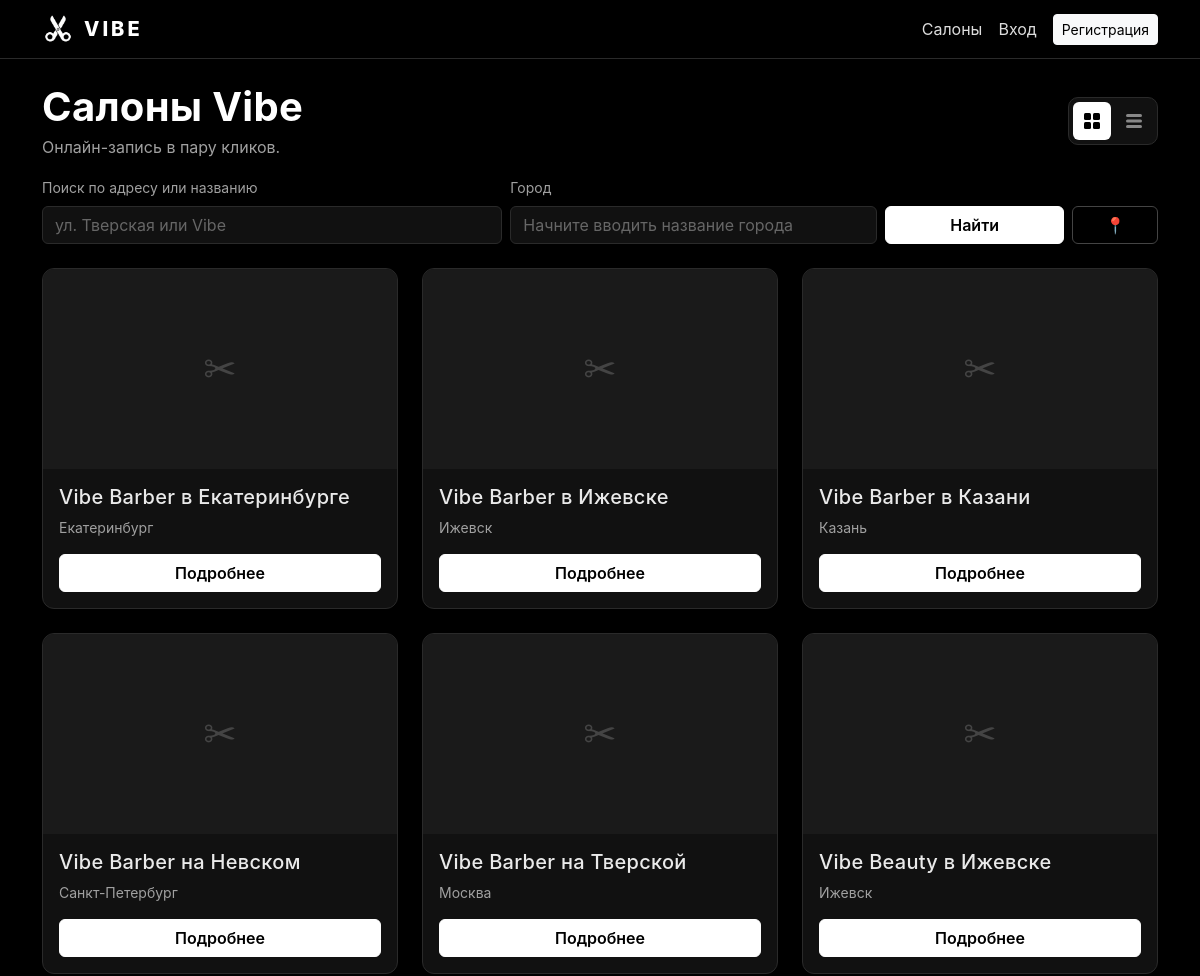
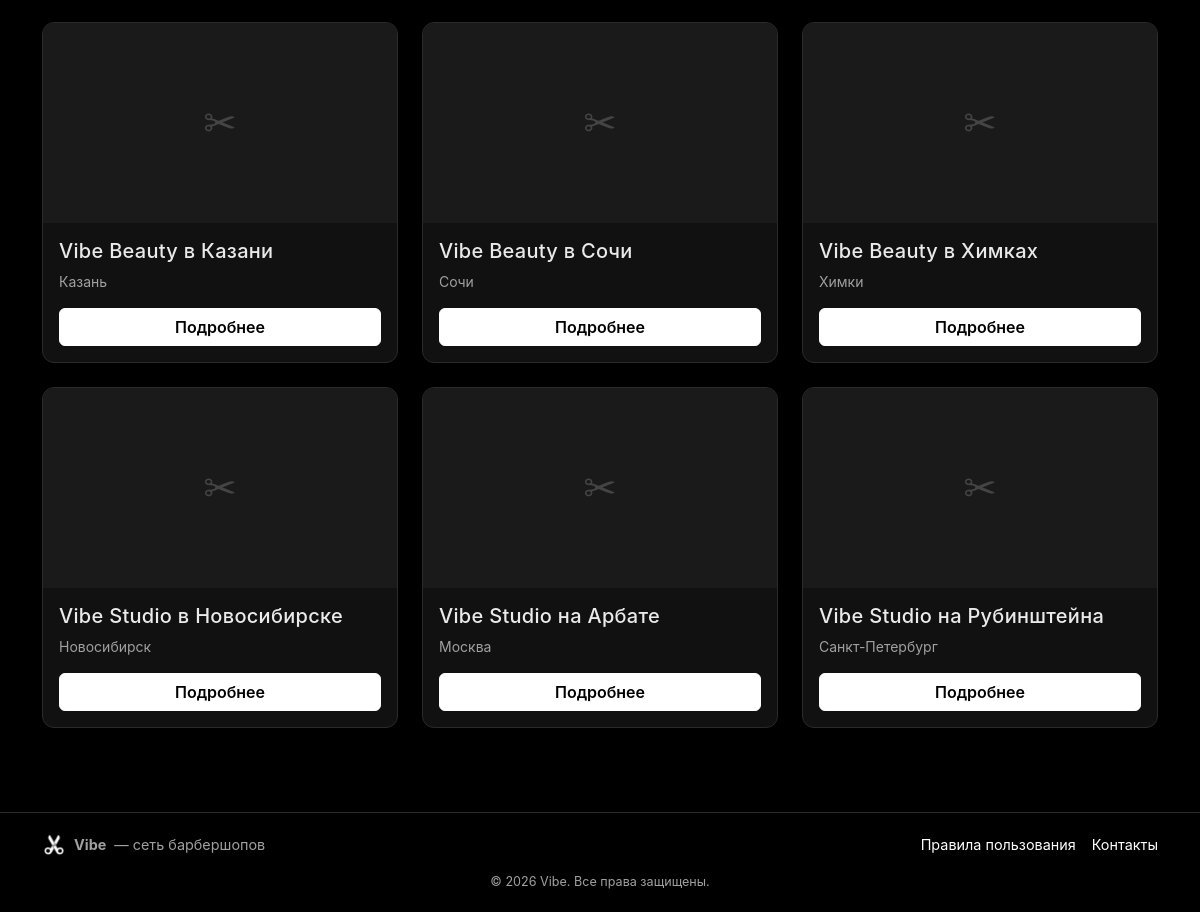
The page / on the database its author committed (2 pictures, top to bottom).
### app/models.py (models this page shows, shortened)
class City(db.Model):
    __tablename__ = "cities"
    id = db.Column(db.Integer, primary_key=True)
    region_id = db.Column(db.Integer, db.ForeignKey("regions.id"), nullable=False)
    name = db.Column(db.String(100), nullable=False)
    latitude = db.Column(db.Float)
    longitude = db.Column(db.Float)
    salons = db.relationship("Salon", backref="city")

class Salon(db.Model):
    __tablename__ = "salons"
    id = db.Column(db.Integer, primary_key=True)
    city_id = db.Column(db.Integer, db.ForeignKey("cities.id"), nullable=True)
    name = db.Column(db.String(150), nullable=False)
    address = db.Column(db.String(255), nullable=False)
    phone = db.Column(db.String(30))
    description = db.Column(db.Text)
    photo_url = db.Column(db.String(500))
    latitude = db.Column(db.Float)
    longitude = db.Column(db.Float)
    kind = db.Column(db.String(20), default="barber")
    is_active = db.Column(db.Boolean, default=True)
    created_at = db.Column(db.DateTime, default=datetime.utcnow)
    services = db.relationship("Service", backref="salon", cascade="all, delete-orphan")
    specialists = db.relationship("Specialist", backref="salon", cascade="all, delete-orphan")
    bookings = db.relationship("Booking", backref="salon", cascade="all, delete-orphan")
    photos = db.relationship("SalonPhoto", backref="salon",
                             cascade="all, delete-orphan",
                             order_by="SalonPhoto.position")
    @property
    def photo_src(self):
        return _resolve_media(self.photo_url)

### app/main.py (the view)
@main_bp.route("/")
def index():
    q = (request.args.get("q") or "").strip()
    city_id = request.args.get("city_id", type=int)
    view = request.args.get("view", "cards")
    if view not in ("cards", "list"):
        view = "cards"
    query = Salon.query.filter_by(is_active=True)
    if city_id:
        query = query.filter_by(city_id=city_id)
    if q:
        like = f"%{q}%"
        query = query.filter(db.or_(Salon.address.ilike(like),
                                    Salon.name.ilike(like),
                                    Salon.description.ilike(like)))
    salons = query.order_by(Salon.name).all()
    regions = Region.query.order_by(Region.name).all()
    return render_template("index.html", salons=salons, regions=regions,
                           q=q, selected_city_id=city_id, view=view)

### app/models.py (called while the page is built)
def _resolve_media(path):
    if not path:
        return None
    if path.startswith(("http://", "https://")):
        return path
    return url_for("static", filename=f"uploads/salons/{path}")

### app/templates/index.html (shortened to what this page needs)
{% extends "base.html" %}
{% block content %}
  <div class="d-flex justify-content-between align-items-center mb-3 flex-wrap gap-2">
    <div>
      <h1 class="fw-bold mb-1">Салоны Vibe</h1>
      <p class="text-light-50 mb-0">Онлайн-запись в пару кликов.</p>
    </div>
    <div class="view-toggle" role="group" aria-label="Вид отображения">
      <a href="{{ url_for('main.index', q=q, city_id=selected_city_id, view='cards') }}"
         class="{{ 'active' if view == 'cards' else '' }}" title="Карточки">
        <svg width="16" height="16" viewBox="0 0 16 16" fill="currentColor">
          <rect x="0" y="0" width="7" height="7" rx="1.5"/>
          <rect x="9" y="0" width="7" height="7" rx="1.5"/>
          <rect x="0" y="9" width="7" height="7" rx="1.5"/>
          <rect x="9" y="9" width="7" height="7" rx="1.5"/>
        </svg>
      </a>
      <a href="{{ url_for('main.index', q=q, city_id=selected_city_id, view='list') }}"
         class="{{ 'active' if view == 'list' else '' }}" title="Список">
        <svg width="16" height="16" viewBox="0 0 16 16" fill="currentColor">
          <rect x="0" y="1" width="16" height="3" rx="1.5"/>
          <rect x="0" y="6.5" width="16" height="3" rx="1.5"/>
          <rect x="0" y="12" width="16" height="3" rx="1.5"/>
        </svg>
      </a>
    </div>
  </div>
  <form method="get" class="row g-2 mb-4 align-items-end" id="filters">
    <div class="col-md-5">
      <label class="form-label small text-light-50">Поиск по адресу или названию</label>
      <input type="text" name="q" class="form-control" value="{{ q }}"
             placeholder="ул. Тверская или Vibe">
    </div>
    <div class="col-md-4 position-relative">
      <label class="form-label small text-light-50">Город</label>
      <input type="text" id="city-search" class="form-control"
             placeholder="Начните вводить название города"
             autocomplete="off"
             data-cities-url="{{ url_for('main.api_cities') }}"
             data-find-city-url="{{ url_for('main.api_find_city') }}"
             value="{% for r in regions %}{% for c in r.cities %}{% if c.id == selected_city_id %}{{ c.name }}{% endif %}{% endfor %}{% endfor %}">
    </div>
    <div class="col-md-2">
      <button type="submit" class="btn btn-brand w-100">Найти</button>
    </div>
    <div class="col-md-1">
      <button type="button" class="btn btn-outline-secondary w-100" id="geo-btn"
              title="Определить мой город">📍</button>
    </div>
  </form>
  {% if view == 'cards' %}
    <div class="row g-4">
      {% for salon in salons %}
        <div class="col-md-6 col-lg-4">
          <div class="card card-salon">
            <div class="salon-photo"
                 {% if salon.photo_src %}style="background-image:url('{{ salon.photo_src }}')"{% endif %}>
              {% if not salon.photo_src %}✂{% endif %}
            </div>
            <div class="card-body">
              <h5 class="card-title mb-2">{{ salon.name }}</h5>
              <p class="card-text small text-light-50 mb-3">
                {% if salon.city %}{{ salon.city.name }}{% endif %}
              </p>
              <a href="{{ url_for('main.salon_detail', salon_id=salon.id) }}"
                 class="btn btn-brand w-100">Подробнее</a>
            </div>
          </div>
        </div>
      {% endfor %}
    </div>
  {% endif %}
{% endblock %}

### app/templates/base.html (shortened to what this page needs)
<!doctype html>
<html lang="ru">
<head>
  <link href="https://cdn.jsdelivr.net/npm/bootstrap@5.3.3/dist/css/bootstrap.min.css"
        rel="stylesheet"
>
  <link href="{{ url_for('static', filename='css/style.css') }}" rel="stylesheet">
</head>
<body>
  <nav class="navbar navbar-expand-lg navbar-dark app-navbar">
    <div class="container">
      <a class="navbar-brand" href="{{ url_for('main.index') }}">
        <img src="{{ url_for('static', filename='img/logo.png') }}" alt="Vibe">
        <span class="brand-text">Vibe</span>
      </a>
      <div class="collapse navbar-collapse" id="nav">
        <ul class="navbar-nav ms-auto align-items-lg-center">
          <li class="nav-item"><a class="nav-link" href="{{ url_for('main.index') }}">Салоны</a></li>
          {% if current_user.is_authenticated %}
            {% if current_user.is_admin() %}
              <li class="nav-item"><a class="nav-link" href="{{ url_for('admin.dashboard') }}">Админ-панель</a></li>
            {% elif current_user.is_moderator() %}
              <li class="nav-item"><a class="nav-link" href="{{ url_for('moderator.dashboard') }}">Кабинет модератора</a></li>
            {% endif %}
            <li class="nav-item"><a class="nav-link" href="{{ url_for('main.profile') }}">Личный кабинет</a></li>
            <li class="nav-item"><span class="nav-link text-light-50">{{ current_user.full_name }}</span></li>
            <li class="nav-item"><a class="btn btn-outline-light btn-sm ms-2" href="{{ url_for('auth.logout') }}">Выйти</a></li>
          {% else %}
            <li class="nav-item"><a class="nav-link" href="{{ url_for('auth.login') }}">Вход</a></li>
            <li class="nav-item"><a class="btn btn-light btn-sm ms-2" href="{{ url_for('auth.register') }}">Регистрация</a></li>
          {% endif %}
        </ul>
      </div>
    </div>
  </nav>
  <main class="container py-4">
    {% block content %}{% endblock %}
  </main>
  <footer class="vibe-footer">
    <div class="container">
      <div class="d-flex flex-wrap justify-content-between align-items-center mb-3">
        <div class="d-flex align-items-center gap-2">
          <img src="{{ url_for('static', filename='img/logo.png') }}" alt="Vibe">
          <strong>Vibe</strong> — сеть барбершопов
        </div>
        <div class="d-flex gap-3">
          <a href="{{ url_for('main.rules') }}">Правила пользования</a>
          <a href="{{ url_for('main.contacts') }}">Контакты</a>
        </div>
      </div>
      <div class="small text-light-50 text-center">© {{ now.year }} Vibe. Все права защищены.</div>
    </div>
  </footer>
</body>
</html>

### app/static/css/style.css (style rules this page uses)
:root { --vibe-black: #000000; --vibe-dark: #111111; --vibe-gray: #1c1c1c; --vibe-border: #2a2a2a; --vibe-muted: #a0a0a0; --vibe-accent: #ffffff; }
* { box-sizing: border-box; }
body { background: var(--vibe-black); color: #eaeaea; font-family: -apple-system, "Segoe UI", Roboto, "Helvetica Neue", Arial, sans-serif; min-height: 100vh; display: flex; flex-direction: column; }
main { flex: 1; }
a { color: #ffffff; text-decoration: none; }
.app-navbar { background: #000 !important; border-bottom: 1px solid var(--vibe-border); }
.navbar-brand { display: flex; align-items: center; gap: 10px; }
.navbar-brand img { height: 32px; width: auto; }
.navbar-brand .brand-text { font-weight: 800; letter-spacing: 3px; text-transform: uppercase; color: #fff; }
.app-navbar .nav-link { color: #ddd !important; }
.vibe-footer { border-top: 1px solid var(--vibe-border); padding: 20px 0; margin-top: 60px; color: var(--vibe-muted); font-size: .9rem; background: #000; }
.vibe-footer img { height: 24px; width: auto; }
.card, .card-salon { background: var(--vibe-dark); border: 1px solid var(--vibe-border); color: #eaeaea; border-radius: 12px; }
.card-salon { overflow: hidden; transition: transform .15s, border-color .15s; height: 100%; display: flex; flex-direction: column; }
.card-salon .card-body { display: flex; flex-direction: column; flex: 1; }
.card-salon .card-body .btn { margin-top: auto; }
.salon-photo { height: 200px; background: #1a1a1a center/cover no-repeat; display: flex; align-items: center; justify-content: center; color: #444; font-size: 2.5rem; flex-shrink: 0; }
.text-light-50 { color: var(--vibe-muted) !important; }
h1, h2, h3, h4, h5 { color: #fff; letter-spacing: .3px; }
.btn-brand { background: #ffffff; border-color: #ffffff; color: #000; font-weight: 600; }
.btn-outline-secondary { color: #cccccc; border-color: #444; }
.form-control, .form-select { background: var(--vibe-dark); border: 1px solid var(--vibe-border); color: #eaeaea; }
.form-control::placeholder { color: #666; }
.view-toggle { display: inline-flex; gap: 4px; padding: 4px; border: 1px solid var(--vibe-border); border-radius: 10px; background: var(--vibe-dark); }
.view-toggle a { display: inline-flex; align-items: center; justify-content: center; width: 38px; height: 38px; border-radius: 6px; color: #888; transition: background .15s, color .15s; }
.view-toggle a.active { background: #fff; color: #000; }
.view-toggle svg { display: block; }

### rows shown on the page
Salon: name "Vibe Barber в Екатеринбурге", city.name "Екатеринбург"
Salon: name "Vibe Barber в Ижевске", city.name "Ижевск"
Salon: name "Vibe Barber в Казани", city.name "Казань"
Salon: name "Vibe Barber на Невском", city.name "Санкт-Петербург"
Salon: name "Vibe Barber на Тверской", city.name "Москва"
Salon: name "Vibe Beauty в Ижевске", city.name "Ижевск"
Salon: name "Vibe Beauty в Казани", city.name "Казань"
Salon: name "Vibe Beauty в Сочи", city.name "Сочи"
Salon: name "Vibe Beauty в Химках", city.name "Химки"
Salon: name "Vibe Studio в Новосибирске", city.name "Новосибирск"
Salon: name "Vibe Studio на Арбате", city.name "Москва"
Salon: name "Vibe Studio на Рубинштейна", city.name "Санкт-Петербург"
